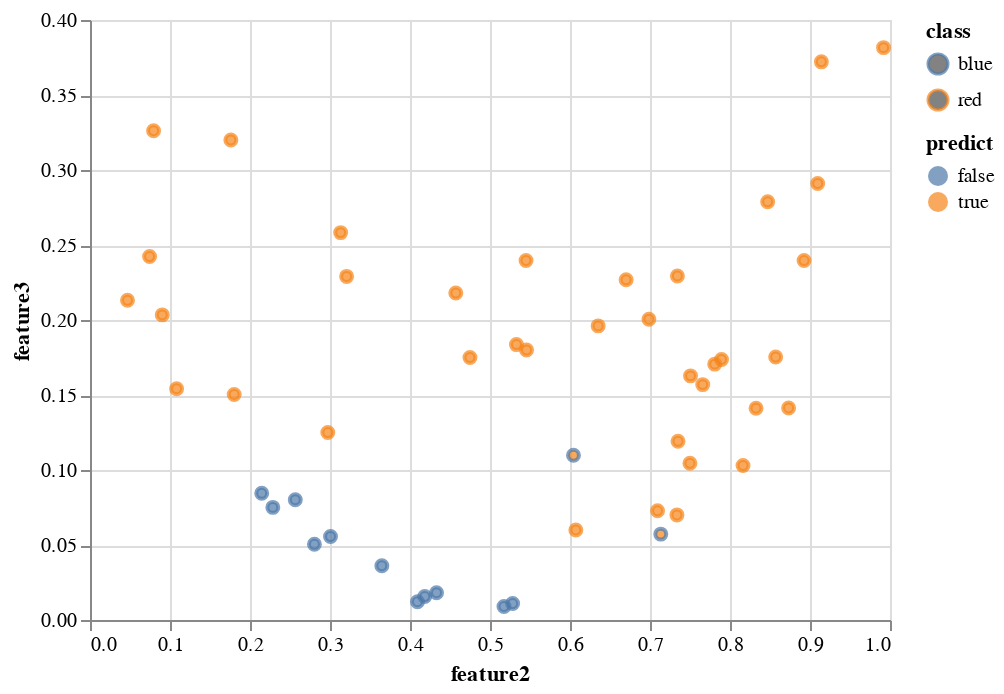

Notebook source saved alongside this figure:
### Markdown cell above
Remember though this is because we changed the features. The model is
still a linear seperator in the new features.

### Code cell
chart = (alt.Chart(df_test)
    .mark_point()
    .encode(
        x = "feature2",
        y = "feature3",
        color = "class",
        fill = "predict",
        tooltip = ["correct"]
    ))
chart

### Figure 1 — Vega-Lite specification as saved in the notebook (floating-point values rounded to 4 significant figures)
{"config": {"view": {"continuousWidth": 400, "continuousHeight": 300}}, "data": {"name": "data-8867c27dc0bf2cb49bf056eaf5c45de2"}, "mark": "point", "encoding": {"color": {"type": "nominal", "field": "class"}, "fill": {"type": "nominal", "field": "predict"}, "tooltip": [{"type": "nominal", "field": "correct"}], "x": {"type": "quantitative", "field": "feature2"}, "y": {"type": "quantitative", "field": "feature3"}}, "$schema": "https://vega.github.io/schema/vega-lite/v4.8.1.json", "datasets": {"data-8867c27dc0bf2cb49bf056eaf5c45de2": [{"class": "blue", "split": "test", "feature1": 0.5947, "feature2": 0.4184, "predict": false, "correct": false, "feature3": 0.01562}, {"class": "red", "split": "test", "feature1": 0.1021, "feature2": 0.8471, "predict": true, "correct": true, "feature3": 0.2788}, {"class": "red", "split": "test", "feature1": 0.08242, "feature2": 0.475, "predict": true, "correct": true, "feature3": 0.175}, {"class": "red", "split": "test", "feature1": 0.1972, "feature2": 0.7809, "predict": true, "correct": true, "feature3": 0.1706}, {"class": "red", "split": "test", "feature1": 0.7896, "feature2": 0.2972, "predict": true, "correct": true, "feature3": 0.125}, {"class": "blue", "split": "test", "feature1": 0.4627, "feature2": 0.2285, "predict": false, "correct": false, "feature3": 0.07508}, {"class": "red", "split": "test", "feature1": 0.1264, "feature2": 0.9919, "predict": true, "correct": true, "feature3": 0.3816}, {"class": "blue", "split": "test", "feature1": 0.3919, "feature2": 0.7135, "predict": true, "correct": false, "feature3": 0.05726}, {"class": "blue", "split": "test", "feature1": 0.6338, "feature2": 0.3648, "predict": false, "correct": false, "feature3": 0.03619}, {"class": "blue", "split": "test", "feature1": 0.3828, "feature2": 0.4332, "predict": false, "correct": false, "feature3": 0.01819}, {"class": "red", "split": "test", "feature1": 0.5275, "feature2": 0.1083, "predict": true, "correct": true, "feature3": 0.1542}, {"class": "red", "split": "test", "feature1": 0.7194, "feature2": 0.1802, "predict": true, "correct": true, "feature3": 0.1504}, {"class": "red", "split": "test", "feature1": 0.7936, "feature2": 0.7659, "predict": true, "correct": true, "feature3": 0.1569}, {"class": "red", "split": "test", "feature1": 0.0522, "feature2": 0.9142, "predict": true, "correct": true, "feature3": 0.3721}, {"class": "red", "split": "test", "feature1": 0.9638, "feature2": 0.1761, "predict": true, "correct": true, "feature3": 0.32}, {"class": "blue", "split": "test", "feature1": 0.437, "feature2": 0.4093, "predict": false, "correct": false, "feature3": 0.01219}, {"class": "red", "split": "test", "feature1": 0.3757, "feature2": 0.7337, "predict": true, "correct": true, "feature3": 0.07006}, {"class": "red", "split": "test", "feature1": 0.675, "feature2": 0.8326, "predict": true, "correct": true, "feature3": 0.1412}, {"class": "blue", "split": "test", "feature1": 0.1855, "feature2": 0.6043, "predict": true, "correct": false, "feature3": 0.1098}, {"class": "blue", "split": "test", "feature1": 0.3552, "feature2": 0.2566, "predict": false, "correct": false, "feature3": 0.08022}, {"class": "blue", "split": "test", "feature1": 0.452, "feature2": 0.2805, "predict": false, "correct": false, "feature3": 0.05048}, {"class": "red", "split": "test", "feature1": 0.3299, "feature2": 0.7094, "predict": true, "correct": true, "feature3": 0.07279}, {"class": "red", "split": "test", "feature1": 0.9272, "feature2": 0.533, "predict": true, "correct": true, "feature3": 0.1836}, {"class": "red", "split": "test", "feature1": 0.02735, "feature2": 0.3133, "predict": true, "correct": false, "feature3": 0.2583}, {"class": "red", "split": "test", "feature1": 0.8865, "feature2": 0.07948, "predict": true, "correct": true, "feature3": 0.3262}, {"class": "red", "split": "test", "feature1": 0.9217, "feature2": 0.6352, "predict": true, "correct": true, "feature3": 0.1961}, {"class": "red", "split": "test", "feature1": 0.09864, "feature2": 0.6986, "predict": true, "correct": true, "feature3": 0.2005}, {"class": "red", "split": "test", "feature1": 0.7924, "feature2": 0.8926, "predict": true, "correct": true, "feature3": 0.2396}, {"class": "red", "split": "test", "feature1": 0.295, "feature2": 0.7499, "predict": true, "correct": true, "feature3": 0.1045}, {"class": "red", "split": "test", "feature1": 0.7474, "feature2": 0.07446, "predict": true, "correct": true, "feature3": 0.2423}, {"class": "blue", "split": "test", "feature1": 0.3991, "feature2": 0.5283, "predict": false, "correct": false, "feature3": 0.01099}, {"class": "blue", "split": "test", "feature1": 0.3738, "feature2": 0.3006, "predict": false, "correct": false, "feature3": 0.05568}, {"class": "red", "split": "test", "feature1": 0.9218, "feature2": 0.5457, "predict": true, "correct": true, "feature3": 0.18}, {"class": "red", "split": "test", "feature1": 0.8161, "feature2": 0.7507, "predict": true, "correct": true, "feature3": 0.1628}, {"class": "red", "split": "test", "feature1": 0.5885, "feature2": 0.04687, "predict": true, "correct": true, "feature3": 0.2132}, {"class": "red", "split": "test", "feature1": 0.05517, "feature2": 0.6702, "predict": true, "correct": true, "feature3": 0.2268}, {"class": "red", "split": "test", "feature1": 0.03507, "feature2": 0.4572, "predict": true, "correct": false, "feature3": 0.218}, {"class": "red", "split": "test", "feature1": 0.8511, "feature2": 0.9096, "predict": true, "correct": true, "feature3": 0.291}, {"class": "red", "split": "test", "feature1": 0.9438, "feature2": 0.3208, "predict": true, "correct": true, "feature3": 0.2291}, {"class": "red", "split": "test", "feature1": 0.5548, "feature2": 0.8163, "predict": true, "correct": true, "feature3": 0.103}, {"class": "red", "split": "test", "feature1": 0.7186, "feature2": 0.8571, "predict": true, "correct": true, "feature3": 0.1753}, {"class": "red", "split": "test", "feature1": 0.7999, "feature2": 0.7894, "predict": true, "correct": true, "feature3": 0.1737}, {"class": "blue", "split": "test", "feature1": 0.4449, "feature2": 0.2146, "predict": false, "correct": false, "feature3": 0.08446}, {"class": "blue", "split": "test", "feature1": 0.5933, "feature2": 0.5175, "predict": false, "correct": false, "feature3": 0.009009}, {"class": "red", "split": "test", "feature1": 0.7202, "feature2": 0.6073, "predict": true, "correct": true, "feature3": 0.06003}, {"class": "red", "split": "test", "feature1": 0.4547, "feature2": 0.8732, "predict": true, "correct": true, "feature3": 0.1414}, {"class": "red", "split": "test", "feature1": 0.3113, "feature2": 0.09034, "predict": true, "correct": false, "feature3": 0.2034}, {"class": "red", "split": "test", "feature1": 0.2473, "feature2": 0.735, "predict": true, "correct": true, "feature3": 0.1191}, {"class": "red", "split": "test", "feature1": 0.9875, "feature2": 0.545, "predict": true, "correct": true, "feature3": 0.2397}, {"class": "red", "split": "test", "feature1": 0.08229, "feature2": 0.7342, "predict": true, "correct": true, "feature3": 0.2294}]}}
